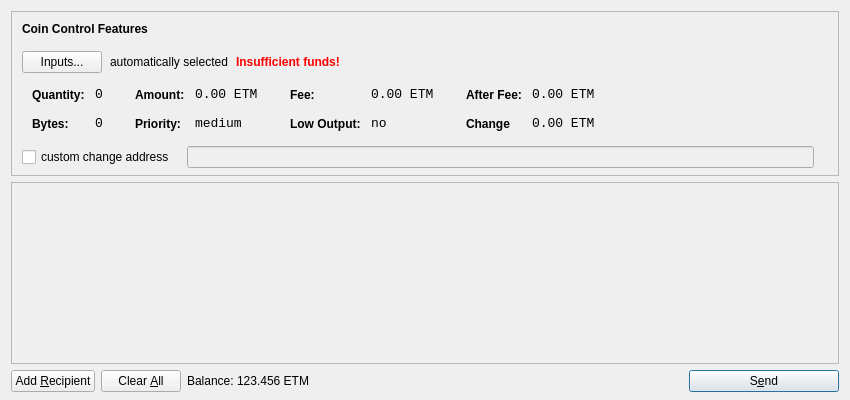
<?xml version="1.0" encoding="UTF-8"?>
<ui version="4.0">
 <class>SendCoinsDialog</class>
 <widget class="QDialog" name="SendCoinsDialog">
  <property name="geometry">
   <rect>
    <x>0</x>
    <y>0</y>
    <width>850</width>
    <height>400</height>
   </rect>
  </property>
  <property name="windowTitle">
   <string>Send Coins</string>
  </property>
  <layout class="QVBoxLayout" name="verticalLayout" stretch="0,1,0">
   <property name="bottomMargin">
    <number>8</number>
   </property>
   <item>
    <widget class="QFrame" name="frameCoinControl">
     <property name="sizePolicy">
      <sizepolicy hsizetype="Expanding" vsizetype="Expanding">
       <horstretch>0</horstretch>
       <verstretch>0</verstretch>
      </sizepolicy>
     </property>
     <property name="maximumSize">
      <size>
       <width>16777215</width>
       <height>16777215</height>
      </size>
     </property>
     <property name="frameShape">
      <enum>QFrame::StyledPanel</enum>
     </property>
     <property name="frameShadow">
      <enum>QFrame::Sunken</enum>
     </property>
     <layout class="QVBoxLayout" name="verticalLayoutCoinControl2">
      <property name="spacing">
       <number>-1</number>
      </property>
      <property name="leftMargin">
       <number>0</number>
      </property>
      <property name="topMargin">
       <number>0</number>
      </property>
      <property name="rightMargin">
       <number>0</number>
      </property>
      <property name="bottomMargin">
       <number>6</number>
      </property>
      <item>
       <layout class="QVBoxLayout" name="verticalLayoutCoinControl" stretch="0,0,0,0,1">
        <property name="spacing">
         <number>0</number>
        </property>
        <property name="leftMargin">
         <number>10</number>
        </property>
        <property name="topMargin">
         <number>10</number>
        </property>
        <item>
         <layout class="QHBoxLayout" name="horizontalLayoutCoinControl1">
          <property name="bottomMargin">
           <number>15</number>
          </property>
          <item>
           <widget class="QLabel" name="labelCoinControlFeatures">
            <property name="sizePolicy">
             <sizepolicy hsizetype="Preferred" vsizetype="Maximum">
              <horstretch>0</horstretch>
              <verstretch>0</verstretch>
             </sizepolicy>
            </property>
            <property name="font">
             <font>
              <weight>75</weight>
              <bold>true</bold>
             </font>
            </property>
            <property name="styleSheet">
             <string notr="true">font-weight:bold;</string>
            </property>
            <property name="text">
             <string>Coin Control Features</string>
            </property>
           </widget>
          </item>
         </layout>
        </item>
        <item>
         <layout class="QHBoxLayout" name="horizontalLayoutCoinControl2" stretch="0,0,0,0">
          <property name="spacing">
           <number>8</number>
          </property>
          <property name="bottomMargin">
           <number>10</number>
          </property>
          <item>
           <widget class="QPushButton" name="pushButtonCoinControl">
            <property name="styleSheet">
             <string notr="true"/>
            </property>
            <property name="text">
             <string>Inputs...</string>
            </property>
           </widget>
          </item>
          <item>
           <widget class="QLabel" name="labelCoinControlAutomaticallySelected">
            <property name="text">
             <string>automatically selected</string>
            </property>
            <property name="margin">
             <number>5</number>
            </property>
           </widget>
          </item>
          <item>
           <widget class="QLabel" name="labelCoinControlInsuffFunds">
            <property name="font">
             <font>
              <weight>75</weight>
              <bold>true</bold>
             </font>
            </property>
            <property name="styleSheet">
             <string notr="true">color:red;font-weight:bold;</string>
            </property>
            <property name="text">
             <string>Insufficient funds!</string>
            </property>
            <property name="margin">
             <number>5</number>
            </property>
           </widget>
          </item>
          <item>
           <spacer name="horizontalSpacerCoinControl">
            <property name="orientation">
             <enum>Qt::Horizontal</enum>
            </property>
            <property name="sizeHint" stdset="0">
             <size>
              <width>40</width>
              <height>1</height>
             </size>
            </property>
           </spacer>
          </item>
         </layout>
        </item>
        <item>
         <widget class="QWidget" name="widgetCoinControl" native="true">
          <property name="sizePolicy">
           <sizepolicy hsizetype="Preferred" vsizetype="Preferred">
            <horstretch>0</horstretch>
            <verstretch>0</verstretch>
           </sizepolicy>
          </property>
          <property name="minimumSize">
           <size>
            <width>0</width>
            <height>0</height>
           </size>
          </property>
          <property name="styleSheet">
           <string notr="true"/>
          </property>
          <layout class="QHBoxLayout" name="horizontalLayoutCoinControl5">
           <property name="margin">
            <number>0</number>
           </property>
           <item>
            <layout class="QHBoxLayout" name="horizontalLayoutCoinControl3" stretch="0,0,0,1">
             <property name="spacing">
              <number>20</number>
             </property>
             <property name="topMargin">
              <number>0</number>
             </property>
             <property name="bottomMargin">
              <number>10</number>
             </property>
             <item>
              <layout class="QFormLayout" name="formLayoutCoinControl1">
               <property name="horizontalSpacing">
                <number>10</number>
               </property>
               <property name="verticalSpacing">
                <number>14</number>
               </property>
               <property name="leftMargin">
                <number>10</number>
               </property>
               <property name="topMargin">
                <number>4</number>
               </property>
               <property name="rightMargin">
                <number>6</number>
               </property>
               <item row="0" column="0">
                <widget class="QLabel" name="labelCoinControlQuantityText">
                 <property name="styleSheet">
                  <string notr="true">font-weight:bold;</string>
                 </property>
                 <property name="text">
                  <string>Quantity:</string>
                 </property>
                 <property name="margin">
                  <number>0</number>
                 </property>
                </widget>
               </item>
               <item row="0" column="1">
                <widget class="QLabel" name="labelCoinControlQuantity">
                 <property name="font">
                  <font>
                   <family>Monospace</family>
                   <pointsize>10</pointsize>
                  </font>
                 </property>
                 <property name="cursor">
                  <cursorShape>IBeamCursor</cursorShape>
                 </property>
                 <property name="contextMenuPolicy">
                  <enum>Qt::ActionsContextMenu</enum>
                 </property>
                 <property name="text">
                  <string>0</string>
                 </property>
                 <property name="margin">
                  <number>0</number>
                 </property>
                 <property name="textInteractionFlags">
                  <set>Qt::LinksAccessibleByMouse|Qt::TextSelectableByKeyboard|Qt::TextSelectableByMouse</set>
                 </property>
                </widget>
               </item>
               <item row="1" column="0">
                <widget class="QLabel" name="labelCoinControlBytesText">
                 <property name="styleSheet">
                  <string notr="true">font-weight:bold;</string>
                 </property>
                 <property name="text">
                  <string>Bytes:</string>
                 </property>
                </widget>
               </item>
               <item row="1" column="1">
                <widget class="QLabel" name="labelCoinControlBytes">
                 <property name="font">
                  <font>
                   <family>Monospace</family>
                   <pointsize>10</pointsize>
                  </font>
                 </property>
                 <property name="cursor">
                  <cursorShape>IBeamCursor</cursorShape>
                 </property>
                 <property name="contextMenuPolicy">
                  <enum>Qt::ActionsContextMenu</enum>
                 </property>
                 <property name="text">
                  <string>0</string>
                 </property>
                 <property name="textInteractionFlags">
                  <set>Qt::LinksAccessibleByMouse|Qt::TextSelectableByKeyboard|Qt::TextSelectableByMouse</set>
                 </property>
                </widget>
               </item>
              </layout>
             </item>
             <item>
              <layout class="QFormLayout" name="formLayoutCoinControl2">
               <property name="horizontalSpacing">
                <number>10</number>
               </property>
               <property name="verticalSpacing">
                <number>14</number>
               </property>
               <property name="leftMargin">
                <number>6</number>
               </property>
               <property name="topMargin">
                <number>4</number>
               </property>
               <property name="rightMargin">
                <number>6</number>
               </property>
               <item row="0" column="0">
                <widget class="QLabel" name="labelCoinControlAmountText">
                 <property name="styleSheet">
                  <string notr="true">font-weight:bold;</string>
                 </property>
                 <property name="text">
                  <string>Amount:</string>
                 </property>
                 <property name="margin">
                  <number>0</number>
                 </property>
                </widget>
               </item>
               <item row="0" column="1">
                <widget class="QLabel" name="labelCoinControlAmount">
                 <property name="font">
                  <font>
                   <family>Monospace</family>
                   <pointsize>10</pointsize>
                  </font>
                 </property>
                 <property name="cursor">
                  <cursorShape>IBeamCursor</cursorShape>
                 </property>
                 <property name="contextMenuPolicy">
                  <enum>Qt::ActionsContextMenu</enum>
                 </property>
                 <property name="text">
                  <string>0.00 ETM</string>
                 </property>
                 <property name="textInteractionFlags">
                  <set>Qt::LinksAccessibleByMouse|Qt::TextSelectableByKeyboard|Qt::TextSelectableByMouse</set>
                 </property>
                </widget>
               </item>
               <item row="1" column="0">
                <widget class="QLabel" name="labelCoinControlPriorityText">
                 <property name="styleSheet">
                  <string notr="true">font-weight:bold;</string>
                 </property>
                 <property name="text">
                  <string>Priority:</string>
                 </property>
                </widget>
               </item>
               <item row="1" column="1">
                <widget class="QLabel" name="labelCoinControlPriority">
                 <property name="font">
                  <font>
                   <family>Monospace</family>
                   <pointsize>10</pointsize>
                  </font>
                 </property>
                 <property name="cursor">
                  <cursorShape>IBeamCursor</cursorShape>
                 </property>
                 <property name="contextMenuPolicy">
                  <enum>Qt::ActionsContextMenu</enum>
                 </property>
                 <property name="text">
                  <string>medium</string>
                 </property>
                 <property name="textInteractionFlags">
                  <set>Qt::LinksAccessibleByMouse|Qt::TextSelectableByKeyboard|Qt::TextSelectableByMouse</set>
                 </property>
                </widget>
               </item>
              </layout>
             </item>
             <item>
              <layout class="QFormLayout" name="formLayoutCoinControl3">
               <property name="horizontalSpacing">
                <number>10</number>
               </property>
               <property name="verticalSpacing">
                <number>14</number>
               </property>
               <property name="leftMargin">
                <number>6</number>
               </property>
               <property name="topMargin">
                <number>4</number>
               </property>
               <property name="rightMargin">
                <number>6</number>
               </property>
               <item row="0" column="0">
                <widget class="QLabel" name="labelCoinControlFeeText">
                 <property name="styleSheet">
                  <string notr="true">font-weight:bold;</string>
                 </property>
                 <property name="text">
                  <string>Fee:</string>
                 </property>
                 <property name="margin">
                  <number>0</number>
                 </property>
                </widget>
               </item>
               <item row="0" column="1">
                <widget class="QLabel" name="labelCoinControlFee">
                 <property name="font">
                  <font>
                   <family>Monospace</family>
                   <pointsize>10</pointsize>
                  </font>
                 </property>
                 <property name="cursor">
                  <cursorShape>IBeamCursor</cursorShape>
                 </property>
                 <property name="contextMenuPolicy">
                  <enum>Qt::ActionsContextMenu</enum>
                 </property>
                 <property name="text">
                  <string>0.00 ETM</string>
                 </property>
                 <property name="textInteractionFlags">
                  <set>Qt::LinksAccessibleByMouse|Qt::TextSelectableByKeyboard|Qt::TextSelectableByMouse</set>
                 </property>
                </widget>
               </item>
               <item row="1" column="0">
                <widget class="QLabel" name="labelCoinControlLowOutputText">
                 <property name="styleSheet">
                  <string notr="true">font-weight:bold;</string>
                 </property>
                 <property name="text">
                  <string>Low Output:</string>
                 </property>
                </widget>
               </item>
               <item row="1" column="1">
                <widget class="QLabel" name="labelCoinControlLowOutput">
                 <property name="font">
                  <font>
                   <family>Monospace</family>
                   <pointsize>10</pointsize>
                  </font>
                 </property>
                 <property name="cursor">
                  <cursorShape>IBeamCursor</cursorShape>
                 </property>
                 <property name="contextMenuPolicy">
                  <enum>Qt::ActionsContextMenu</enum>
                 </property>
                 <property name="text">
                  <string>no</string>
                 </property>
                 <property name="textInteractionFlags">
                  <set>Qt::LinksAccessibleByMouse|Qt::TextSelectableByKeyboard|Qt::TextSelectableByMouse</set>
                 </property>
                </widget>
               </item>
              </layout>
             </item>
             <item>
              <layout class="QFormLayout" name="formLayoutCoinControl4">
               <property name="horizontalSpacing">
                <number>10</number>
               </property>
               <property name="verticalSpacing">
                <number>14</number>
               </property>
               <property name="leftMargin">
                <number>6</number>
               </property>
               <property name="topMargin">
                <number>4</number>
               </property>
               <property name="rightMargin">
                <number>6</number>
               </property>
               <item row="0" column="0">
                <widget class="QLabel" name="labelCoinControlAfterFeeText">
                 <property name="styleSheet">
                  <string notr="true">font-weight:bold;</string>
                 </property>
                 <property name="text">
                  <string>After Fee:</string>
                 </property>
                 <property name="margin">
                  <number>0</number>
                 </property>
                </widget>
               </item>
               <item row="0" column="1">
                <widget class="QLabel" name="labelCoinControlAfterFee">
                 <property name="font">
                  <font>
                   <family>Monospace</family>
                   <pointsize>10</pointsize>
                  </font>
                 </property>
                 <property name="cursor">
                  <cursorShape>IBeamCursor</cursorShape>
                 </property>
                 <property name="contextMenuPolicy">
                  <enum>Qt::ActionsContextMenu</enum>
                 </property>
                 <property name="text">
                  <string>0.00 ETM</string>
                 </property>
                 <property name="textInteractionFlags">
                  <set>Qt::LinksAccessibleByMouse|Qt::TextSelectableByKeyboard|Qt::TextSelectableByMouse</set>
                 </property>
                </widget>
               </item>
               <item row="1" column="0">
                <widget class="QLabel" name="labelCoinControlChangeText">
                 <property name="styleSheet">
                  <string notr="true">font-weight:bold;</string>
                 </property>
                 <property name="text">
                  <string>Change</string>
                 </property>
                </widget>
               </item>
               <item row="1" column="1">
                <widget class="QLabel" name="labelCoinControlChange">
                 <property name="font">
                  <font>
                   <family>Monospace</family>
                   <pointsize>10</pointsize>
                  </font>
                 </property>
                 <property name="cursor">
                  <cursorShape>IBeamCursor</cursorShape>
                 </property>
                 <property name="contextMenuPolicy">
                  <enum>Qt::ActionsContextMenu</enum>
                 </property>
                 <property name="text">
                  <string>0.00 ETM</string>
                 </property>
                 <property name="textInteractionFlags">
                  <set>Qt::LinksAccessibleByMouse|Qt::TextSelectableByKeyboard|Qt::TextSelectableByMouse</set>
                 </property>
                </widget>
               </item>
              </layout>
             </item>
            </layout>
           </item>
          </layout>
         </widget>
        </item>
        <item>
         <layout class="QHBoxLayout" name="horizontalLayoutCoinControl4" stretch="0,0,0">
          <property name="spacing">
           <number>12</number>
          </property>
          <property name="sizeConstraint">
           <enum>QLayout::SetDefaultConstraint</enum>
          </property>
          <property name="topMargin">
           <number>5</number>
          </property>
          <property name="rightMargin">
           <number>5</number>
          </property>
          <item>
           <widget class="QCheckBox" name="checkBoxCoinControlChange">
            <property name="text">
             <string>custom change address</string>
            </property>
           </widget>
          </item>
          <item>
           <widget class="QLineEdit" name="lineEditCoinControlChange">
            <property name="enabled">
             <bool>false</bool>
            </property>
            <property name="sizePolicy">
             <sizepolicy hsizetype="Expanding" vsizetype="Fixed">
              <horstretch>0</horstretch>
              <verstretch>0</verstretch>
             </sizepolicy>
            </property>
           </widget>
          </item>
          <item>
           <widget class="QLabel" name="labelCoinControlChangeLabel">
            <property name="sizePolicy">
             <sizepolicy hsizetype="Preferred" vsizetype="Expanding">
              <horstretch>0</horstretch>
              <verstretch>0</verstretch>
             </sizepolicy>
            </property>
            <property name="minimumSize">
             <size>
              <width>0</width>
              <height>0</height>
             </size>
            </property>
            <property name="text">
             <string/>
            </property>
            <property name="margin">
             <number>3</number>
            </property>
           </widget>
          </item>
         </layout>
        </item>
        <item>
         <spacer name="verticalSpacerCoinControl">
          <property name="orientation">
           <enum>Qt::Vertical</enum>
          </property>
          <property name="sizeHint" stdset="0">
           <size>
            <width>800</width>
            <height>1</height>
           </size>
          </property>
         </spacer>
        </item>
       </layout>
      </item>
     </layout>
    </widget>
   </item>
   <item>
    <widget class="QScrollArea" name="scrollArea">
     <property name="widgetResizable">
      <bool>true</bool>
     </property>
     <widget class="QWidget" name="scrollAreaWidgetContents">
      <property name="geometry">
       <rect>
        <x>0</x>
        <y>0</y>
        <width>830</width>
        <height>165</height>
       </rect>
      </property>
      <layout class="QVBoxLayout" name="verticalLayout_2">
       <property name="margin">
        <number>0</number>
       </property>
       <item>
        <layout class="QVBoxLayout" name="entries">
         <property name="spacing">
          <number>6</number>
         </property>
        </layout>
       </item>
       <item>
        <spacer name="verticalSpacer">
         <property name="orientation">
          <enum>Qt::Vertical</enum>
         </property>
         <property name="sizeHint" stdset="0">
          <size>
           <width>20</width>
           <height>40</height>
          </size>
         </property>
        </spacer>
       </item>
      </layout>
     </widget>
    </widget>
   </item>
   <item>
    <layout class="QHBoxLayout" name="horizontalLayout">
     <item>
      <widget class="QPushButton" name="addButton">
       <property name="toolTip">
        <string>Send to multiple recipients at once</string>
       </property>
       <property name="text">
        <string>Add &amp;Recipient</string>
       </property>
       <property name="icon">
        <iconset resource="../bitcoin.qrc">
         <normaloff>:/icons/add</normaloff>:/icons/add</iconset>
       </property>
       <property name="autoDefault">
        <bool>false</bool>
       </property>
      </widget>
     </item>
     <item>
      <widget class="QPushButton" name="clearButton">
       <property name="sizePolicy">
        <sizepolicy hsizetype="Minimum" vsizetype="Fixed">
         <horstretch>0</horstretch>
         <verstretch>0</verstretch>
        </sizepolicy>
       </property>
       <property name="toolTip">
        <string>Remove all transaction fields</string>
       </property>
       <property name="text">
        <string>Clear &amp;All</string>
       </property>
       <property name="icon">
        <iconset resource="../bitcoin.qrc">
         <normaloff>:/icons/remove</normaloff>:/icons/remove</iconset>
       </property>
       <property name="autoRepeatDelay">
        <number>300</number>
       </property>
       <property name="autoDefault">
        <bool>false</bool>
       </property>
      </widget>
     </item>
     <item>
      <layout class="QHBoxLayout" name="horizontalLayout_2">
       <property name="spacing">
        <number>3</number>
       </property>
       <item>
        <widget class="QLabel" name="label">
         <property name="sizePolicy">
          <sizepolicy hsizetype="Preferred" vsizetype="Fixed">
           <horstretch>0</horstretch>
           <verstretch>0</verstretch>
          </sizepolicy>
         </property>
         <property name="text">
          <string>Balance:</string>
         </property>
        </widget>
       </item>
       <item>
        <widget class="QLabel" name="labelBalance">
         <property name="sizePolicy">
          <sizepolicy hsizetype="Preferred" vsizetype="Fixed">
           <horstretch>0</horstretch>
           <verstretch>0</verstretch>
          </sizepolicy>
         </property>
         <property name="cursor">
          <cursorShape>IBeamCursor</cursorShape>
         </property>
         <property name="text">
          <string>123.456 ETM</string>
         </property>
         <property name="textInteractionFlags">
          <set>Qt::LinksAccessibleByMouse|Qt::TextSelectableByKeyboard|Qt::TextSelectableByMouse</set>
         </property>
        </widget>
       </item>
      </layout>
     </item>
     <item>
      <spacer name="horizontalSpacer">
       <property name="orientation">
        <enum>Qt::Horizontal</enum>
       </property>
       <property name="sizeHint" stdset="0">
        <size>
         <width>40</width>
         <height>20</height>
        </size>
       </property>
      </spacer>
     </item>
     <item>
      <widget class="QPushButton" name="sendButton">
       <property name="minimumSize">
        <size>
         <width>150</width>
         <height>0</height>
        </size>
       </property>
       <property name="toolTip">
        <string>Confirm the send action</string>
       </property>
       <property name="text">
        <string>S&amp;end</string>
       </property>
       <property name="icon">
        <iconset resource="../bitcoin.qrc">
         <normaloff>:/icons/send</normaloff>:/icons/send</iconset>
       </property>
       <property name="default">
        <bool>true</bool>
       </property>
      </widget>
     </item>
    </layout>
   </item>
  </layout>
 </widget>
 <resources>
  <include location="../bitcoin.qrc"/>
 </resources>
 <connections/>
</ui>
